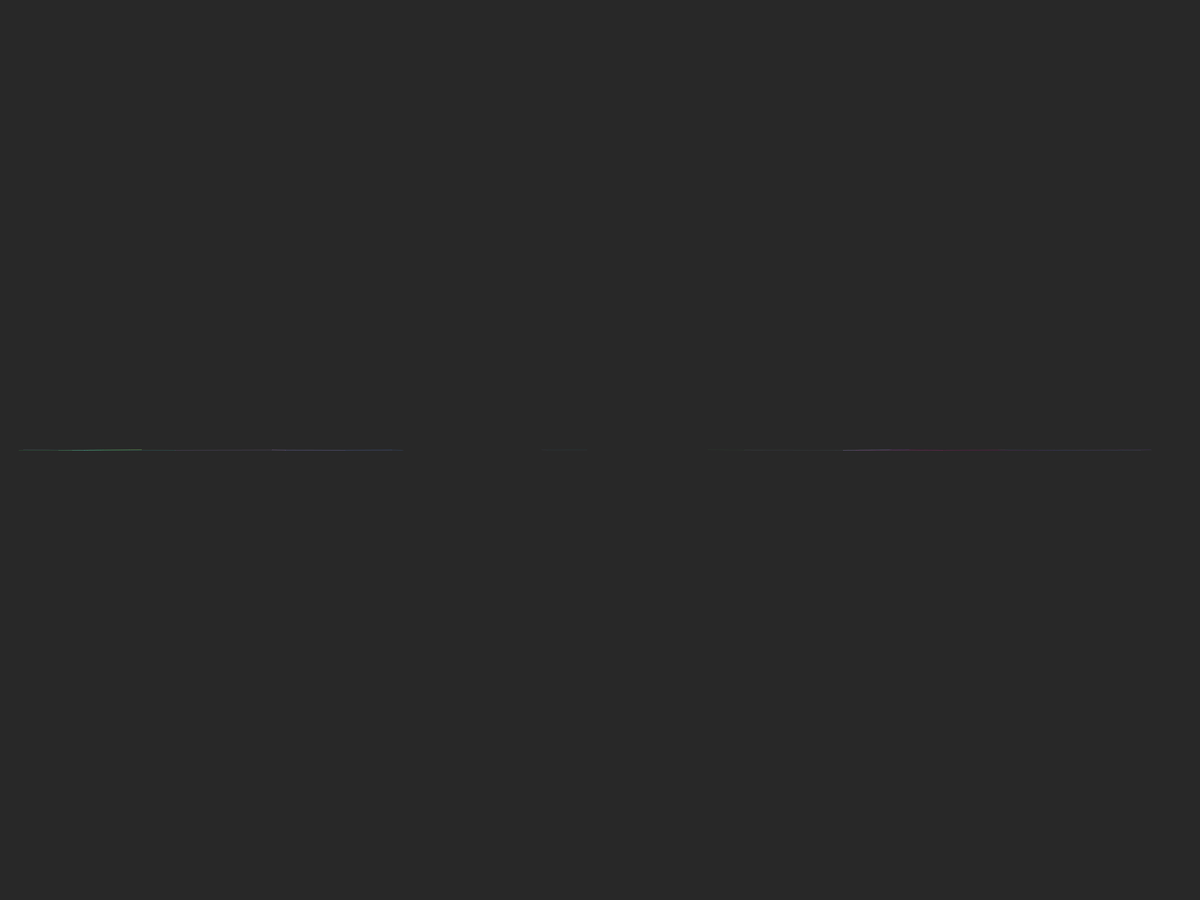
Frame 1 (no input)
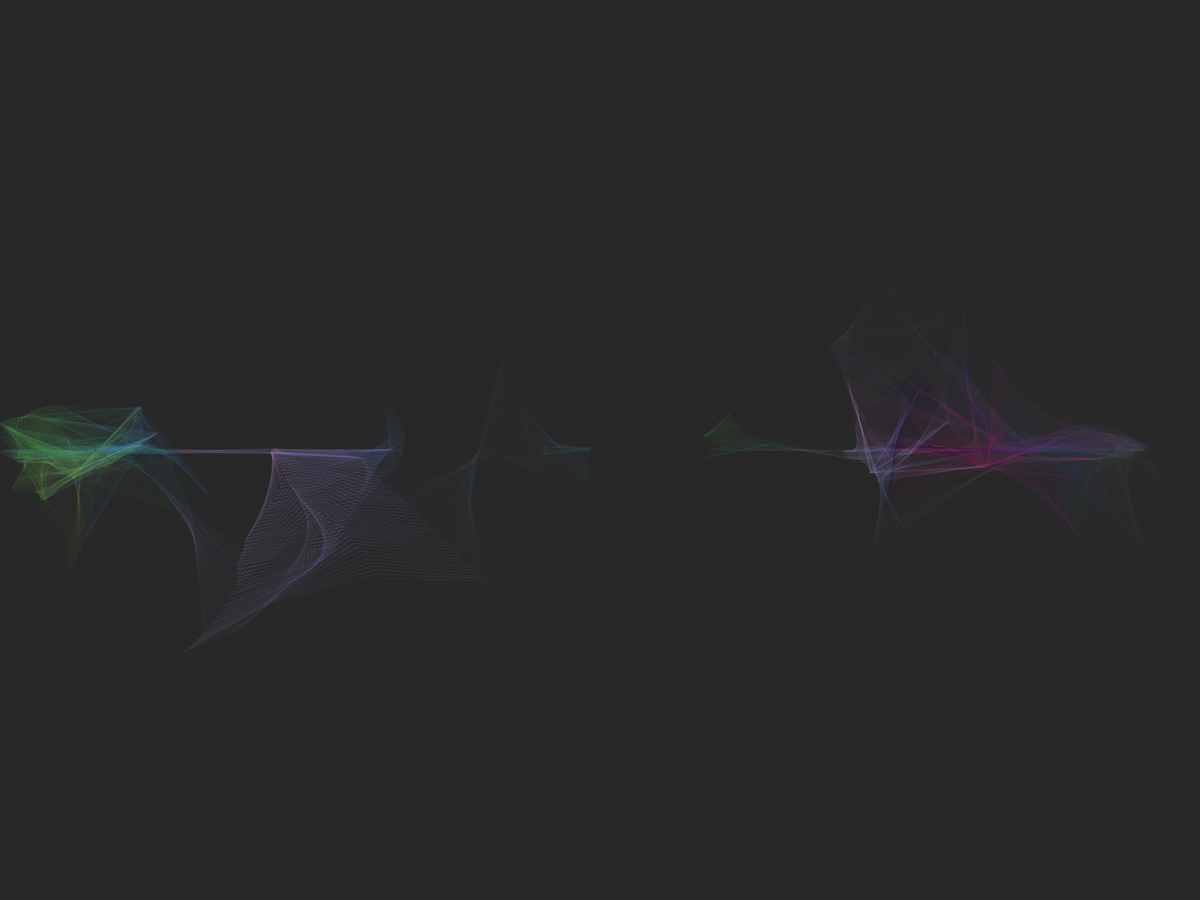
Frame 60 (the mouse pressed at the canvas centre just before this capture)
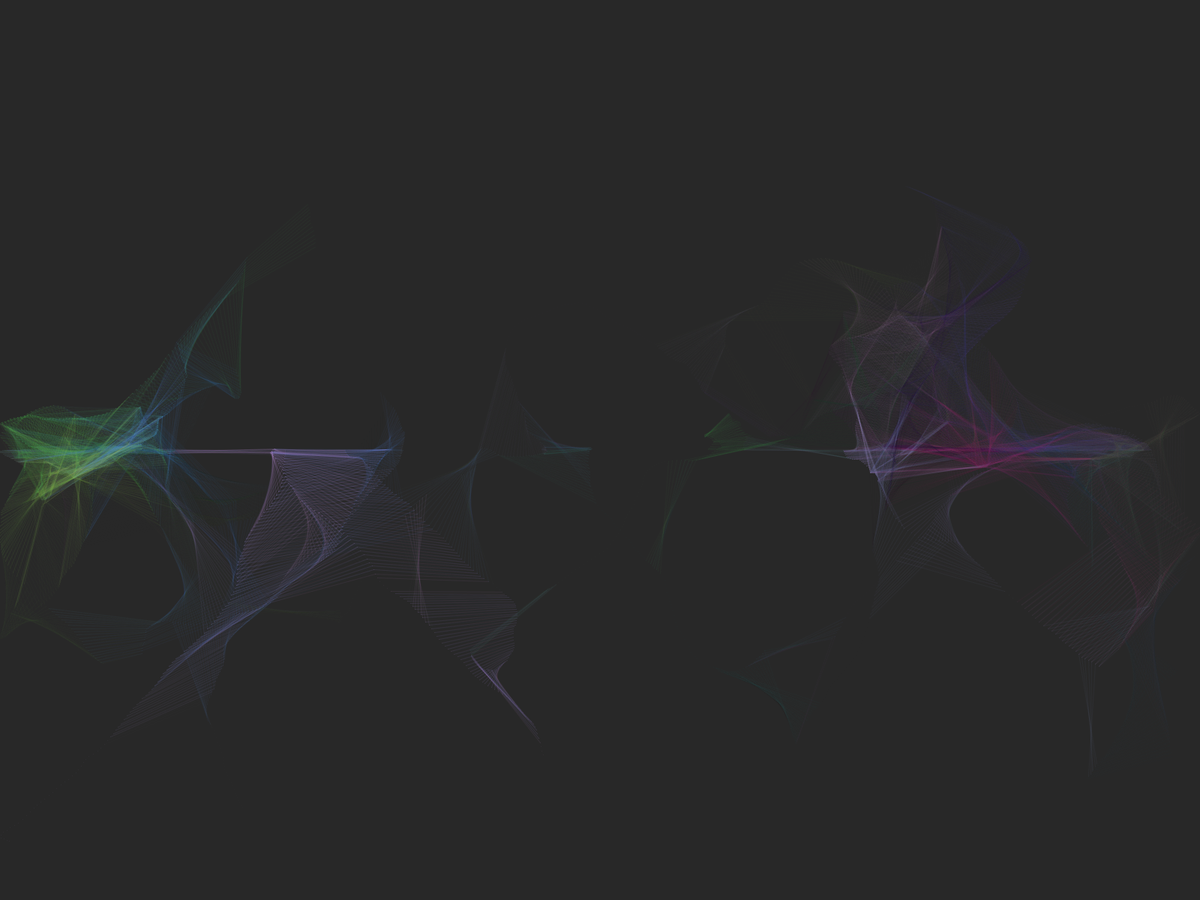
Frame 120 (the mouse held since frame 60 and released just before this capture)

The Processing sketch that drew these frames (run headless with seeded random() and noise(); from frame 60 on, the mouse is pressed at the canvas centre):

// Processing sketch: build
// ── build.pde
// Processes - Day 136
// Prayash Thapa - May 15, 2016

Ray[] rays = new Ray[40];

// ************************************************************************************

void setup() {
  fullScreen();
  colorMode(HSB, 255);
  frameRate(15);
  background(40);

  for (int i = 0; i < rays.length; i++) {
    rays[i] = new Ray(random(55, 255), random(65, 200), random(5, 255));
  }
}

// ************************************************************************************

void draw() {
  for (Ray c : rays) c.render();
}

// ************************************************************************************

class Ray {
  float x, y;
  float vx, vy;
  float hue, saturation, lightness;
  float w, a;
  float maxVel = 5;

  Ray(float _hue, float _saturation, float _lightness) {
    x = random(width);
    y = height / 2;
    vx = 0; vy = 0;
    hue = _hue;
    saturation = _saturation;
    lightness = _lightness;
    a = random(1, 20);
    w = 1;
  }

  void update() {
    vx += random(2) - 1;
    vy += random(2) - 1;
    x += vx;
    y += vy;

    if (vx > maxVel) vx = maxVel;
    if (vx < -maxVel) vx = -maxVel;
    if (vy > maxVel) vy = maxVel;
    if (vy < -maxVel) vy = -maxVel;
    if (x >= width || x <= 0) vx = -vx;
    if (y >= height || y <= 0) vy = -vy;
  }

  void render() {
    update();
    stroke(hue, saturation, lightness, a);
    strokeWeight(w);

    for (int i = 0; i < rays.length; i++) {
      Ray r = rays[i];
      float dx = r.x - x;
      float dy = r.y - y;
      float dist = sqrt(dx * dx + dy * dy);
      if (dist <= 150) line(x, y, r.x, r.y);
    }
  }
}
